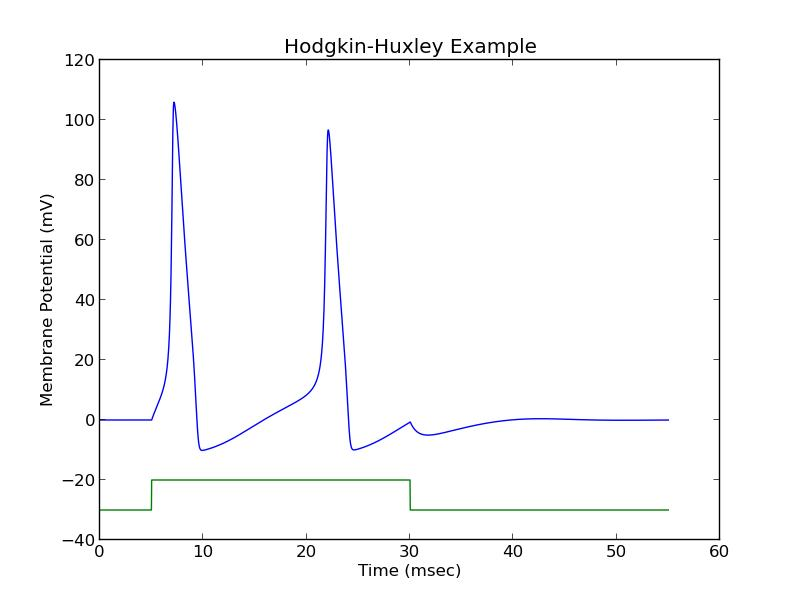

The Python source for this figure:
#!/usr/bin/python

from __future__ import division
import numpy as np
import pylab

# sauce: http://www.neurdon.com/2011/01/26/neural-modeling-with-python-part-2/

# Potassium (K) Channel
alphaN = np.vectorize(lambda v: 0.01*(10 - v) / (np.exp((10-v)/10) - 1) if v != 10 else 0.1)
betaN  = lambda v: 0.125 * np.exp(-v/80)
nInf   = lambda v: alphaN(v)/(alphaN(v) + betaN(v))

# Sodium (Na) Channel (activating)
alphaM = np.vectorize(lambda v: 0.1*(25-v) / (np.exp((25-v)/10) - 1) if v!= 25 else 1)
betaM = lambda v: 4 * np.exp(-v/18)
mInf = lambda v: alphaM(v)/(alphaM(v) + betaM(v))

# Sodium (Na) Channel (inactivating)
alphaH = lambda v: 0.07 * np.exp(-v/20)
betaH  = lambda v: 1/(np.exp((30-v)/10) + 1)
hInf   = lambda v: alphaH(v)/(alphaH(v) + betaH(v))

# Channel Activity
v = np.arange(-50, 151) # millivolts
pylab.figure()
pylab.plot(v, mInf(v), v, hInf(v), v, nInf(v))
pylab.legend(('m', 'h', 'n'))
pylab.title('Steady state values of ion channel gating variables')
pylab.ylabel('Magnitude')
pylab.xlabel('Voltage (mV)')
pylab.savefig("mhn.jpg")

# Setup parameters and state variables
T    = 55    # ms
dt   = 0.025 # ms
time = np.arange(0, T+dt, dt)

# Hodgkin-Huxley Parametahs (from the papah!)
restingVoltage     = 0      # V_rest (mv)
Cm                 = 1      # uF/cm2
gBarNa             = 120    # mS/cm2
gBarK              = 3      # mS/cm2
gBarL              = 0.3    # mS/cm2
sodiumPotential    = 115    # mV
potassiumPotential = -12    # mv
leakagePotential   = 10.613 # mV

Vm    = np.zeros(len(time)) # The membrane potential we wanna find
Vm[0] = restingVoltage
m     = mInf(restingVoltage)
h     = hInf(restingVoltage)
n     = nInf(restingVoltage)

# Current Stimulus
# This is like a pulse
I = np.zeros(len(time))
for i, t in enumerate(time):
    if 5 <= t <= 30:
        I[i] = 10 # uA/cm2

# Main loop
for i in range(1, len(time)):
    sodiumConductance    = gBarNa * (m**3) * h
    potassiumConductance = gBarK  * (n**4)
    leakageConductance   = gBarL

    # integrate the equations on m, h, and n
    m += (alphaM(Vm[i-1]) * (1 - m) - betaM(Vm[i-1])*m) * dt
    h += (alphaH(Vm[i-1]) * (1 - h) - betaH(Vm[i-1])*h) * dt
    n += (alphaN(Vm[i-1]) * (1 - n) - betaN(Vm[i-1])*n) * dt

    # now integrate the changes in V
    sodiumCurrent = sodiumConductance * (Vm[i-1] - sodiumPotential)
    potassiumCurrent = potassiumConductance * (Vm[i-1] - potassiumPotential)
    leakageCurrent = leakageConductance * (Vm[i-1] - leakagePotential)
    Vm[i] = Vm[i-1] + (I[i-1] - sodiumCurrent - potassiumCurrent - leakageCurrent) * dt / Cm

pylab.figure()
pylab.plot(time, Vm, time, -30+I)
pylab.title('Hodgkin-Huxley Example')
pylab.ylabel('Membrane Potential (mV)')
pylab.xlabel('Time (msec)')
pylab.show()
pylab.savefig("model.jpg")
